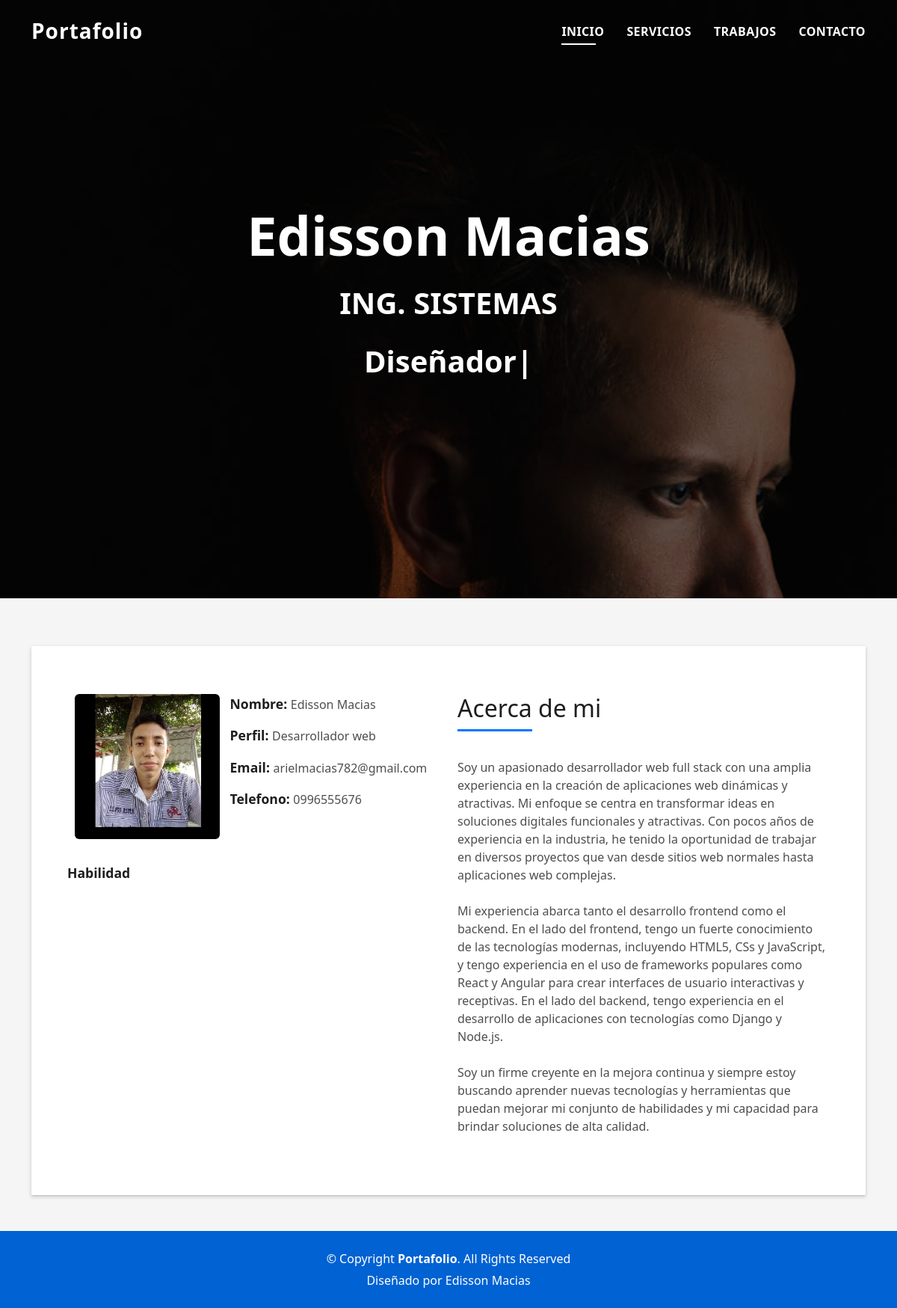
Before: / with the older database file.
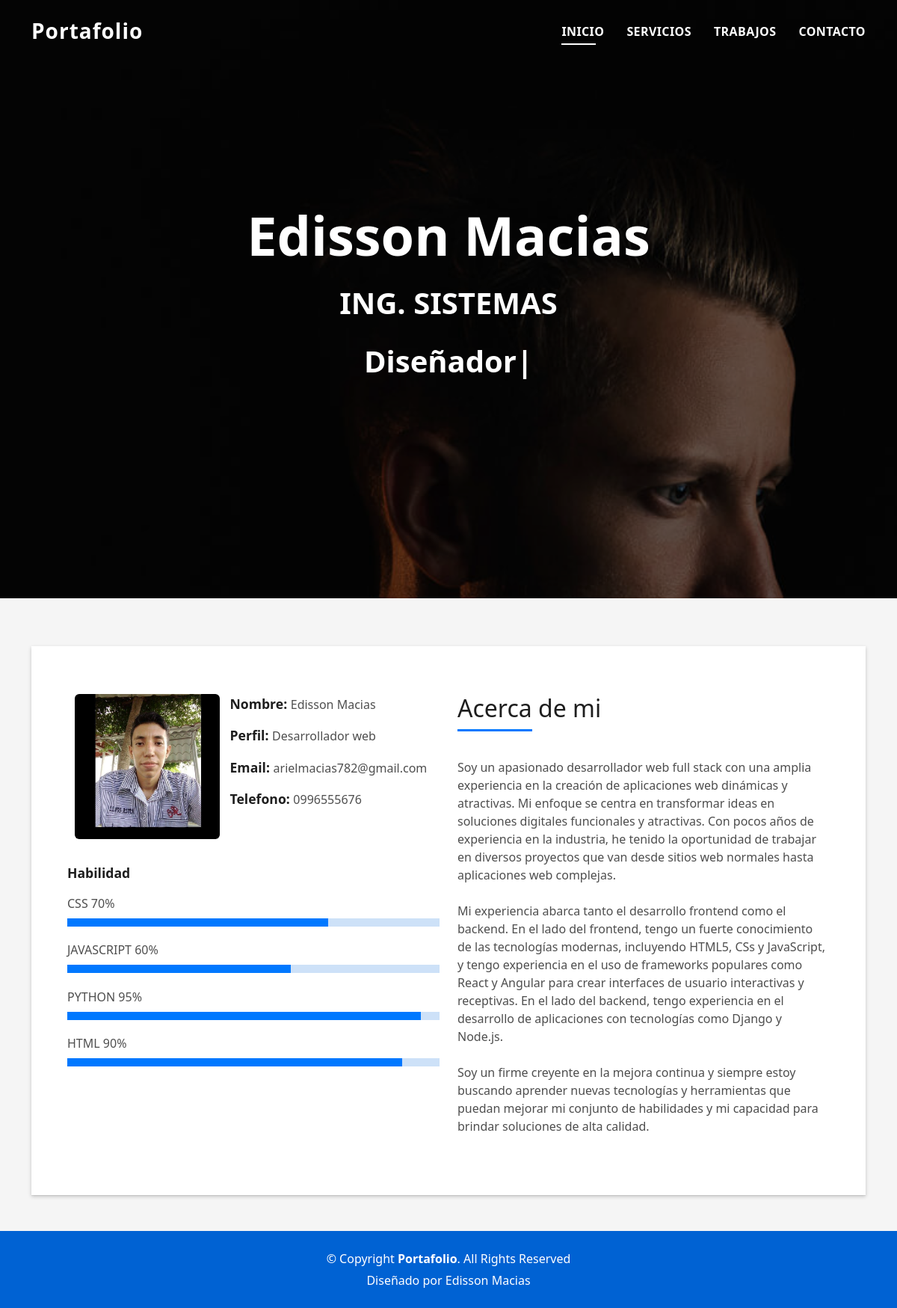
After: the same page with the newer database file.
### core/models.py (models this page shows, shortened)
class About(models.Model):
    Nom = models.CharField(max_length=100, verbose_name="Nombres")
    Apell = models.CharField(max_length=100, verbose_name="Apellidos")
    Tit = models.CharField(max_length=100, verbose_name="Titulo")
    perfil = models.CharField(max_length=100, verbose_name="Perfil")
    tel = models.CharField(max_length=100, verbose_name="Telefono")
    email = models.CharField(max_length=100, verbose_name="Email")
    Descrip = models.TextField(verbose_name="Descripcion")
    created = models.DateTimeField(auto_now_add=True, verbose_name="Fecha de Creacion")
    updated = models.DateTimeField(auto_now=True, verbose_name="Fecha de Modificacion")
    class Meta:
        verbose_name = 'Acerca de mi'
        verbose_name_plural = 'Acerca de mi'
        ordering = ["-created"]

class Lenguaje(models.Model):
    Leng = models.CharField(max_length=100, verbose_name="Lenguajes")
    porc = models.IntegerField(verbose_name="Porcentaje", validators=[
            MinValueValidator(0, message="El valor no puede ser menor que 0."),
            MaxValueValidator(100, message="El valor no puede ser mayor que 100.")
        ])
    about = models.ManyToManyField(About)
    created = models.DateTimeField(auto_now_add=True, verbose_name="Fecha de Creacion")
    updated = models.DateTimeField(auto_now=True, verbose_name="Fecha de Modificacion")
    class Meta:
        verbose_name = 'Lenguaje'
        verbose_name_plural = 'Lenguajes'
        ordering = ["-created"]

### core/views.py (the view)
# urls.py: 2. Add a URL to urlpatterns:  path('', views.home, name='home')
class home(TemplateView):
    template_name = 'core/index.html'
    def get(self, request):
        about = get_object_or_404(About)
        espe = about.especialidad_set.all()
        leng = about.lenguaje_set.all()
        return render(request, self.template_name, {'about':about, 'espe':espe, 'leng':leng})

### core/templates/core/index.html
{% extends 'core/home.html' %}
{% block class %}class="fixed-top"{% endblock %}
{% block link1 %}active{% endblock link1 %}
{% load static %}
{% block fond %}
<div id="hero" class="hero route bg-image" style="background-image: url({% static 'core/img/hero-bg.jpg' %});">
    <div class="overlay-itro"></div>
    <div class="hero-content display-table">
        <div class="table-cell">
            <div class="container">
                <h1 class="hero-title mb-4">{{about.Nom}} {{about.Apell}}</h1>
                <h3 class="hero-subtitle mb-4" style="color: white;">{{about.Tit}}</h3>
                <p class="hero-subtitle"><span class="typed"
                    data-typed-items="
                    {% for espe in espe %}
                    {{espe.Espe}},
                    {% endfor %}"
                    ></span></p>
            </div>
        </div>
    </div>
</div>
{% endblock fond %}
{% block content %}
<section id="about" class="about-mf sect-pt4 route">
    <div class="container">
        <div class="row">
            <div class="col-sm-12">
                <div class="box-shadow-full">
                    <div class="row">
                        <div class="col-md-6">
                            <div class="row">
                                <div class="col-sm-6 col-md-5">
                                    <div class="about-img">
                                        <img src="{% static 'core/img/perfil.jpg' %}"
                                            class="img-fluid rounded b-shadow-a"
                                            alt="">
                                    </div>
                                </div>
                                <div class="col-sm-6 col-md-7">
                                    <div class="about-info">
                                        <p><span class="title-s">Nombre: </span>
                                            <span>{{about.Nom}} {{about.Apell}}</span></p>
                                        <p><span class="title-s">Perfil: </span>
                                            <span>{{about.perfil}}</span></p>
                                        <p><span class="title-s">Email: </span>
                                            <span>{{about.email}}</span></p>
                                        <p><span class="title-s">Telefono:
                                            </span> <span>{{about.tel}}</span></p>
                                    </div>
                                </div>
                            </div>
                            <div class="skill-mf">
                                <p class="title-s">Habilidad</p>
                                {% for leng in leng %}
                                <span>{{leng.Leng}}</span> <span class="pull-right">{{leng.porc}}%</span>
                                <div class="progress">
                                    <div class="progress-bar" role="progressbar"
                                        style="width: {{leng.porc}}%;" aria-valuenow="85"
                                        aria-valuemin="0" aria-valuemax="100"></div>
                                </div>
                                {% endfor %}
                            </div>
                        </div>
                        <div class="col-md-6">
                            <div class="about-me pt-4 pt-md-0">
                                <div class="title-box-2">
                                    <h5 class="title-left">Acerca de mi</h5>
                                </div>
                                <p class="">
                                    {{about.Descrip|linebreaksbr}}
                                </p>
                            </div>
                        </div>
                    </div>
                </div>
            </div>
        </div>
    </div>
</section>
{% endblock%}

### core/templates/core/home.html (shortened to what this page needs)
<!DOCTYPE html>
<html lang="en">
<head>
  {% load static %}
  <link href="{% static 'core/vendor/bootstrap/css/bootstrap.min.css' %}" rel="stylesheet">
  <link href="{% static 'core/vendor/bootstrap-icons/bootstrap-icons.css' %}" rel="stylesheet">
  <link href="{% static 'core/vendor/glightbox/css/glightbox.min.css' %}" rel="stylesheet">
  <link href="{% static 'core/vendor/swiper/swiper-bundle.min.css' %}" rel="stylesheet">
  <link href="{% static 'core/css/style.css' %}" rel="stylesheet">
</head>
<body>
  <header id="header" {% block class %}{% endblock %} >
    <div class="container d-flex align-items-center justify-content-between">
      <h1 class="logo"><a href="{% url 'home' %}">Portafolio</a></h1>
      <nav id="navbar" class="navbar" >
        <ul>
          <li><a class="nav-link scrollto {% block link1 %}{% endblock  %}" href="{% url 'home' %}">Inicio</a></li>
          <li><a class="nav-link scrollto {% block link2 %}{% endblock  %}" href="{% url 'Servicios' %}">Servicios</a></li>
          <li><a class="nav-link scrollto {% block link3 %}{% endblock  %}" href="{% url 'Trabajos' %}">Trabajos</a></li>
          <li><a class="nav-link scrollto {% block link5 %}{% endblock  %}" href="{% url 'Contacto' %}">Contacto</a></li>
        </ul>
      </nav>
    </div>
  </header>
  {% block fond %}{% endblock fond %}
  <main id="main">
    {% block content %}{% endblock content %}
  </main>
  <footer>
    <div class="container">
      <div class="row">
        <div class="col-sm-12">
          <div class="copyright-box">
            <p class="copyright">&copy; Copyright <strong>Portafolio</strong>. All Rights Reserved</p>
            <div class="credits">
              Diseñado por Edisson Macias
            </div>
          </div>
        </div>
      </div>
    </div>
  </footer>
</body>
</html>

### core/static/core/css/style.css (style rules this page uses)
body { background-color: #f5f5f5; color: #4e4e4e; }
h1, h2, h3, h4, h5, h6 { color: #1e1e1e; }
a { color: #1e1e1e; text-decoration: none; transition: all 0.5s ease-in-out; }
.bg-image { background-repeat: no-repeat; background-attachment: fixed; background-size: cover; background-position: center center; }
.display-table { width: 100%; height: 100%; display: table; }
.table-cell { display: table-cell; vertical-align: middle; }
.sect-pt4 { padding-top: 4rem; }
.title-s { font-weight: 600; color: #1e1e1e; font-size: 1.1rem; }
.title-box-2 { margin-bottom: 3rem; }
.title-left { font-size: 2rem; position: relative; }
.title-left:before { content: ""; position: absolute; height: 3px; background-color: #0078ff; width: 100px; bottom: -12px; }
.box-shadow-full { padding: 3rem 1.25rem; position: relative; background-color: #fff; margin-bottom: 3rem; z-index: 2; box-shadow: 0 1px 1px 0 rgba(0, 0, 0, 0.06), 0 2px 5px 0 rgba(0, 0, 0, 0.2); }
@media (min-width: 768px) { .box-shadow-full { padding: 3rem; } }
#header { transition: all 0.5s; z-index: 997; padding: 20px 0; }
#header .logo { font-size: 28px; margin: 0; padding: 0; font-weight: 600; letter-spacing: 1px; }
#header .logo a { color: #fff; }
.navbar { padding: 0; }
.navbar ul { margin: 0; padding: 0; display: flex; list-style: none; align-items: center; }
.navbar li { position: relative; }
.navbar>ul>li { white-space: nowrap; padding: 10px 0 10px 30px; }
.navbar a, .navbar a:focus { display: flex; align-items: center; justify-content: space-between; color: #fff; font-size: 16px; font-weight: 600; padding: 0; white-space: nowrap; transition: 0.3s; letter-spacing: 0.4px; position: relative; text-transform: uppercase; }
.navbar>ul>li>a:before { content: ""; position: absolute; width: 100%; height: 2px; bottom: -6px; left: 0; width: 0; background-color: #fff; visibility: hidden; transition: all 0.3s ease-in-out 0s; }
.navbar a:hover:before, .navbar li:hover>a:before, .navbar .active:before { visibility: visible; width: 80%; }
.navbar a:hover, .navbar .active, .navbar .active:focus, .navbar li:hover>a { color: #fff; }
.hero { height: 100vh; position: relative; color: #fff; }
.hero .hero-content { text-align: center; position: absolute; }
.hero .overlay-itro { background-color: rgba(0, 0, 0, 0.6); position: absolute; top: 0; left: 0px; padding: 0; height: 100%; width: 100%; opacity: 0.9; }
.hero .hero-title { color: #fff; font-weight: 600; font-size: 3rem; }
@media (min-width: 768px) { .hero .hero-title { font-size: 4.5rem; } }
.hero .hero-subtitle { font-size: 1.5rem; font-weight: 600; }
@media (min-width: 768px) { .hero .hero-subtitle { font-size: 2.5rem; } }
.about-mf .box-shadow-full { padding-top: 4rem; padding-bottom: 4rem; }
.about-mf .about-img { margin-bottom: 2rem; }
.about-mf .about-img img { margin-left: 10px; }
.skill-mf span { color: #4e4e4e; }
.skill-mf .progress { background-color: #cde1f8; margin: 0.5rem 0 1.2rem 0; border-radius: 0; height: 0.7rem; }
.skill-mf .progress .progress-bar { height: 0.7rem; background-color: #0078ff; }
footer { text-align: center; color: #fff; padding: 25px 0; background: #0062d3; }
footer .copyright { margin-bottom: 0.3rem; }
footer .credits { margin-bottom: 0; }

Changed rows visible on the page:
added Lenguaje: Leng "CSS", porc "70"
added Lenguaje: Leng "JAVASCRIPT", porc "60"
added Lenguaje: Leng "PYTHON", porc "95"
added Lenguaje: Leng "HTML", porc "90"
